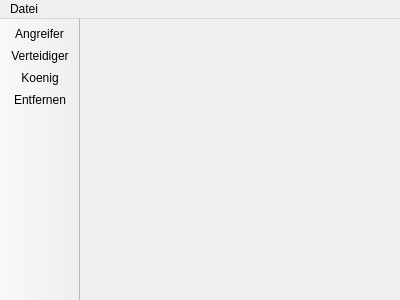
<?xml version="1.0" encoding="UTF-8"?>
<ui version="4.0">
 <class>MainWindow</class>
 <widget class="QMainWindow" name="MainWindow">
  <property name="geometry">
   <rect>
    <x>0</x>
    <y>0</y>
    <width>400</width>
    <height>300</height>
   </rect>
  </property>
  <property name="sizePolicy">
   <sizepolicy hsizetype="Preferred" vsizetype="Preferred">
    <horstretch>0</horstretch>
    <verstretch>0</verstretch>
   </sizepolicy>
  </property>
  <property name="windowTitle">
   <string>Hnefatafl Editor</string>
  </property>
  <property name="windowIcon">
   <iconset resource="res.qrc">
    <normaloff>:/images/attacker.png</normaloff>:/images/attacker.png</iconset>
  </property>
  <widget class="QWidget" name="centralWidget"/>
  <widget class="QMenuBar" name="menuBar">
   <property name="geometry">
    <rect>
     <x>0</x>
     <y>0</y>
     <width>400</width>
     <height>21</height>
    </rect>
   </property>
   <widget class="QMenu" name="menuHnefatafl_Editor">
    <property name="title">
     <string>Datei</string>
    </property>
    <addaction name="actionNeu"/>
    <addaction name="actionSpeichern"/>
   </widget>
   <addaction name="menuHnefatafl_Editor"/>
  </widget>
  <widget class="QToolBar" name="toolBar">
   <property name="windowTitle">
    <string>toolBar</string>
   </property>
   <property name="movable">
    <bool>false</bool>
   </property>
   <property name="allowedAreas">
    <set>Qt::AllToolBarAreas</set>
   </property>
   <property name="orientation">
    <enum>Qt::Vertical</enum>
   </property>
   <attribute name="toolBarArea">
    <enum>LeftToolBarArea</enum>
   </attribute>
   <attribute name="toolBarBreak">
    <bool>false</bool>
   </attribute>
   <addaction name="actionAngreifer"/>
   <addaction name="actionVerteidiger"/>
   <addaction name="actionKoenig"/>
   <addaction name="actionEntfernen"/>
  </widget>
  <action name="actionNeu">
   <property name="text">
    <string>Neu</string>
   </property>
   <property name="shortcut">
    <string>Ctrl+N</string>
   </property>
  </action>
  <action name="actionSpeichern">
   <property name="text">
    <string>Speichern</string>
   </property>
   <property name="shortcut">
    <string>Ctrl+S</string>
   </property>
  </action>
  <action name="actionAngreifer">
   <property name="icon">
    <iconset resource="res.qrc">
     <normaloff>:/images/attacker.png</normaloff>:/images/attacker.png</iconset>
   </property>
   <property name="text">
    <string>Angreifer</string>
   </property>
   <property name="toolTip">
    <string>Angreifer platzieren</string>
   </property>
  </action>
  <action name="actionVerteidiger">
   <property name="icon">
    <iconset resource="res.qrc">
     <normaloff>:/images/defender.png</normaloff>
     <normalon>../../assets/images/figures/set1_defender.png</normalon>:/images/defender.png</iconset>
   </property>
   <property name="text">
    <string>Verteidiger</string>
   </property>
   <property name="toolTip">
    <string>Verteidiger platzieren</string>
   </property>
  </action>
  <action name="actionKoenig">
   <property name="icon">
    <iconset resource="res.qrc">
     <normaloff>:/images/king.png</normaloff>
     <normalon>../../assets/images/figures/set1_king.png</normalon>:/images/king.png</iconset>
   </property>
   <property name="text">
    <string>Koenig</string>
   </property>
   <property name="toolTip">
    <string>König platzieren</string>
   </property>
  </action>
  <action name="actionEntfernen">
   <property name="icon">
    <iconset resource="res.qrc">
     <normaloff>:/images/Eraser.png</normaloff>:/images/Eraser.png</iconset>
   </property>
   <property name="text">
    <string>Entfernen</string>
   </property>
   <property name="toolTip">
    <string>Figuren entfernen</string>
   </property>
  </action>
 </widget>
 <layoutdefault spacing="6" margin="11"/>
 <resources>
  <include location="res.qrc"/>
 </resources>
 <connections/>
</ui>
